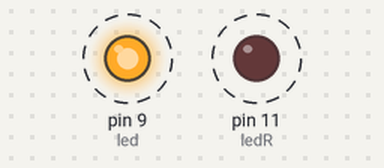
The sketch below on a simulated Arduino Uno, built with avr-gcc and run on an emulated ATmega328P. Shown: output pins drawn as LEDs (lit = HIGH). Dashed ring = blinking.

Above: at 0.5 s.
Timing chart, 0 to 4.6 s (numbered marks = the images above):
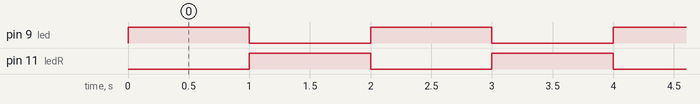

The sketch:

LED_Digital_RGBlink.ino
```cpp
/*
  Blink
  Turns on an LED on for one second, then off for one second, repeatedly.
 */

// Pin 9 has an LED connected on most Arduino boards.
// give it a name:
int led = 9;
int ledR = 11;

// the setup routine runs once when you press reset:
void setup() {
  // initialize the digital pin as an output.
  pinMode(led, OUTPUT);
  pinMode(ledR,OUTPUT);
}

// the loop routine runs over and over again forever:
void loop() {
  digitalWrite(led, HIGH);   // turn the LED on (HIGH is the voltage level)
  digitalWrite(ledR, LOW);   // turn the LED off (LOW is the voltage level)
  delay(1000);               // wait for a second
  digitalWrite(led, LOW);    // turn the LED off by making the voltage LOW
  digitalWrite(ledR, HIGH);    // turn the LED on by making the voltage HIGH
  delay(1000);               // wait for a second
}
```

Measured:
- by itself, pin 9 (led), pin 11 (ledR): alternates HIGH for 1.0 s and LOW for 1.0 s
